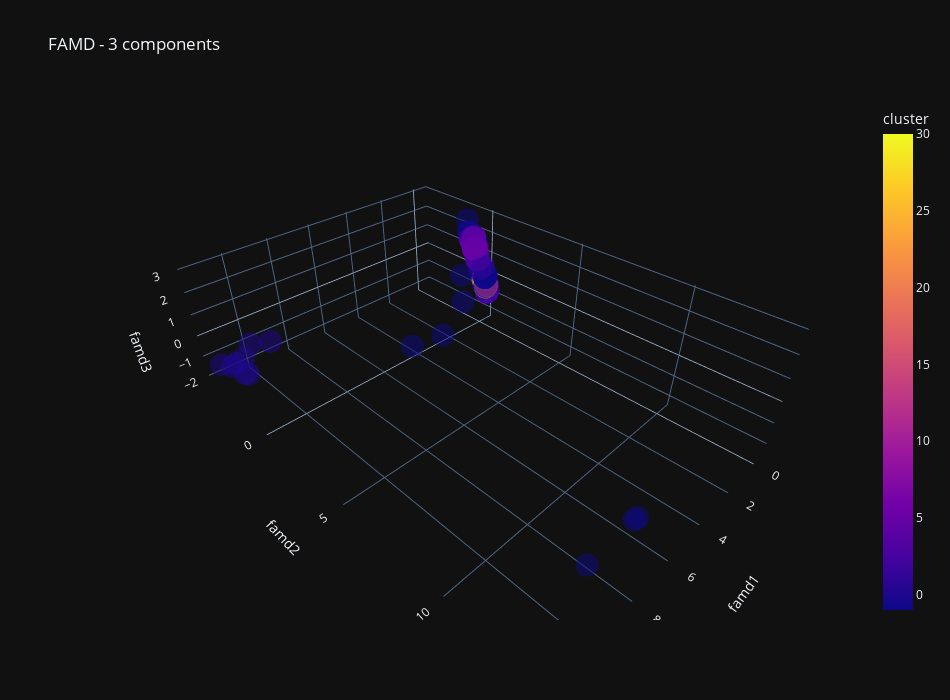

Here is the notebook cell this chart was saved with:
### Code cell
px.scatter_3d(reducedID_df, x='famd1', y='famd2', z='famd3', color='cluster', opacity=0.5, width=950,height=700,template='plotly_dark', title='FAMD - 3 components')

### Figure 1 — Plotly figure (JSON) as saved in the notebook; plotly's stock layout.template omitted (floating-point values rounded to 4 significant figures; data arrays with more than 128 entries replaced by an {"elided": "..."} marker saying what was removed)
{"data": [{"hovertemplate": "famd1=%{x}<br>famd2=%{y}<br>famd3=%{z}<br>cluster=%{marker.color}<extra></extra>", "legendgroup": "", "marker": {"color": {"elided": "648 int values"}, "coloraxis": "coloraxis", "opacity": 0.5, "symbol": "circle"}, "mode": "markers", "name": "", "scene": "scene", "showlegend": false, "type": "scatter3d", "x": {"elided": "648 float values"}, "y": {"elided": "648 float values"}, "z": {"elided": "648 float values"}}], "layout": {"coloraxis": {"colorbar": {"title": {"text": "cluster"}}, "colorscale": [[0, "#0d0887"], [0.1111, "#46039f"], [0.2222, "#7201a8"], [0.3333, "#9c179e"], [0.4444, "#bd3786"], [0.5556, "#d8576b"], [0.6667, "#ed7953"], [0.7778, "#fb9f3a"], [0.8889, "#fdca26"], [1, "#f0f921"]]}, "height": 700, "legend": {"tracegroupgap": 0}, "scene": {"domain": {"x": [0, 1], "y": [0, 1]}, "xaxis": {"title": {"text": "famd1"}}, "yaxis": {"title": {"text": "famd2"}}, "zaxis": {"title": {"text": "famd3"}}}, "title": {"text": "FAMD - 3 components"}, "width": 950}}
